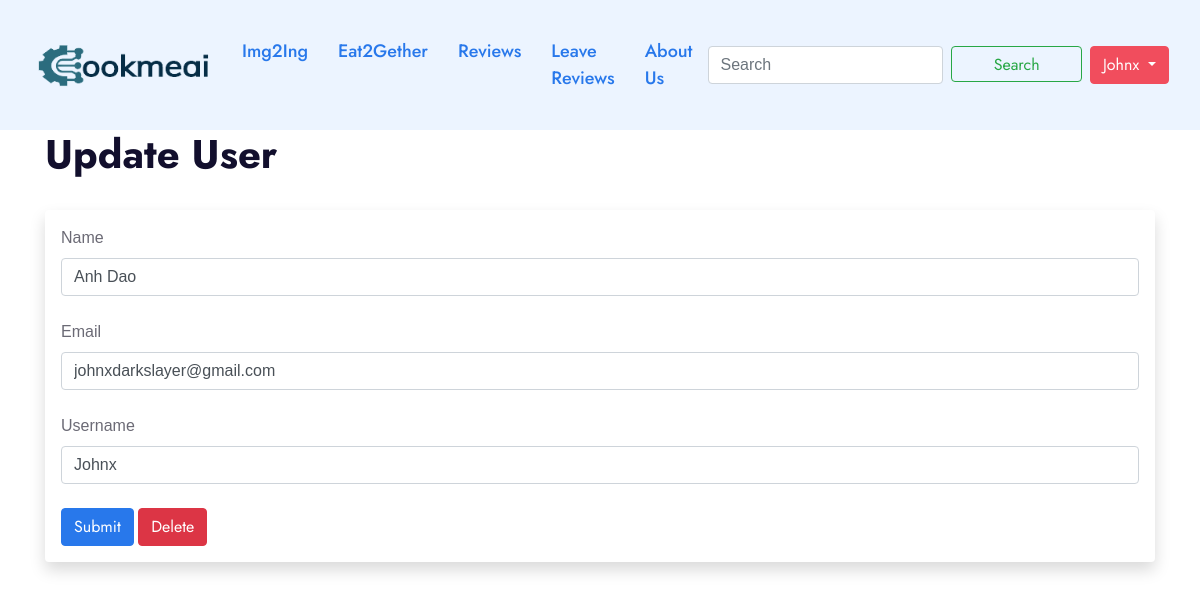
The app's page /update/3 (signed in) with its own data.
### app.py (models this page shows, shortened)
class Users(db.Model, UserMixin):
    id = db.Column(db.Integer, primary_key=True)
    username = db.Column(db.String(20), nullable=False, unique = True)
    name = db.Column(db.String(200), nullable=False)
    email = db.Column(db.String(120), nullable=False, unique=True)
    about_author = db.Column(db.Text(500), nullable = True)
    profile_pic = db.Column(db.String(), nullable = True)
    date_added = db.Column(db.DateTime, default=datetime.utcnow)
    password_hash = db.Column(db.String(128))
    posts = db.relationship('Posts', backref='poster')
    @property
    def password(self):
        raise AttributeError('password is not a readable attribute!')

### app.py (the view)
@app.route('/update/<int:id>', methods=['GET', 'POST'])
@login_required
def update(id):
    form = UserForm()
    name_to_update = Users.query.get_or_404(id)
    if request.method == 'POST':
        name_to_update.name = request.form['name']
        name_to_update.email = request.form['email']
        name_to_update.username = request.form['username']
        try:
            db.session.commit()
            flash("User Updated Successfully!")
            return render_template('update.html', form=form, name_to_update=name_to_update, id=id)
        except:
            db.session.commit()
            flash("Error! Looks like there was an problem,")
            return render_template('update.html', form=form, name_to_update=name_to_update, id=id)
    else:
        return render_template('update.html', form=form, name_to_update=name_to_update, id=id)

### forms.py
class UserForm(FlaskForm):
    name = StringField("Name", validators=[DataRequired()])
    username = StringField('Username', validators=[DataRequired()])
    email = StringField('Email', validators=[DataRequired()])
    about_author = TextAreaField('About Author')
    password_hash = PasswordField("Password", validators=[DataRequired(), EqualTo(
        'password_hash2', message="Passwords Must Match")])
    password_hash2 = PasswordField("Confirm Password", validators=[DataRequired()])
    profile_pic = FileField()
    submit = SubmitField('Submit')

class SearchForm(FlaskForm):
    searched = StringField('Searched', validators=[DataRequired()])
    submit = SubmitField()

### app.py (called while the page is built)
@login_manager.user_loader
def load_user(user_id):
    return Users.query.get(int(user_id))

@app.context_processor
def base():
    form = SearchForm()
    return dict(form = form)

### templates/update.html (shortened to what this page needs)
{% extends 'base.html' %}
{% block content %}
{% if id == current_user.id %}
    <h1>Update User</h1>
    <br>
    <div class="shadow p-3 mb-5 bg-body rounded">
        <form action="/update/{{ name_to_update.id }}" method="POST">
            {{ form.name.label(class = 'form-label') }}
            {{ form.name(class='form-control', value=name_to_update.name) }}
            <br>
            {{ form.email.label(class = 'form-label') }}
            {{ form.email(class='form-control', value=name_to_update.email) }}
            <br>
            {{ form.username.label(class = 'form-label') }}
            {{ form.username(class='form-control', value=name_to_update.username) }}
            <br>
            {{ form.submit(class='btn btn-primary') }}
            <a href="{{ url_for('delete', id=id) }}" class="btn btn-danger">Delete</a>
        </form>
    </div>
{% endif %}
{% endblock %}

### templates/navbar.html (shortened to what this page needs)
<nav class="navbar navbar-expand-lg navbar-light bg-light">
    <div class="container-fluid">
        <a class="navbar-brand" href="{{ url_for('index') }}"><img src="{{ url_for('static', filename='images/logo/cookmeai.png') }}" style="width: 180px"></a>
        <div class="collapse navbar-collapse" id="navbarSupportedContent">
            <ul class="navbar-nav me-auto mb-2 mb-lg-0">
                <li class="nav-item">
                    <a class="nav-link active" aria-current="page" href="{{ url_for('home') }}">Img2Ing</a>
                </li>
                <li class="nav-item">
                    <a class="nav-link active" aria-current="page" href="{{ url_for('eat2gether') }}">Eat2Gether</a>
                </li>
                <li class="nav-item">
                    <a class="nav-link active" aria-current="page" href="{{ url_for('posts') }}">Reviews</a>
                </li>
                <li class="nav-item">
                    <a class="nav-link active" aria-current="page" href="{{ url_for('add_post') }}">Leave Reviews</a>
                </li>
                <li class="nav-item">
                    <a class="nav-link active" aria-current="page" href="{{ url_for('aboutus') }}">About Us</a>
                </li>
            </ul>
            <form class="d-flex" method="POST" action="{{ url_for('search') }}">
                <input class="form-control me-2" type="search" placeholder="Search" aria-label="Search" name="searched">
                <button class="btn btn-outline-success" type="submit" style="height:36px;width:200px">Search</button>
            </form>
            <div class="dropdown">
                {% if current_user.is_authenticated %}
                <button class="btn btn-secondary dropdown-toggle" type="button" id="dropdownMenuButton1"
                    data-bs-toggle="dropdown" aria-expanded="false" style="margin-left:8px">
                    {{ current_user.username }}
                </button>
                {% endif %}
            </div>
        </div>
    </div>
</nav>

### records on screen
Users: username "Johnx", name "Anh Dao", email "johnxdarkslayer@gmail.com"
